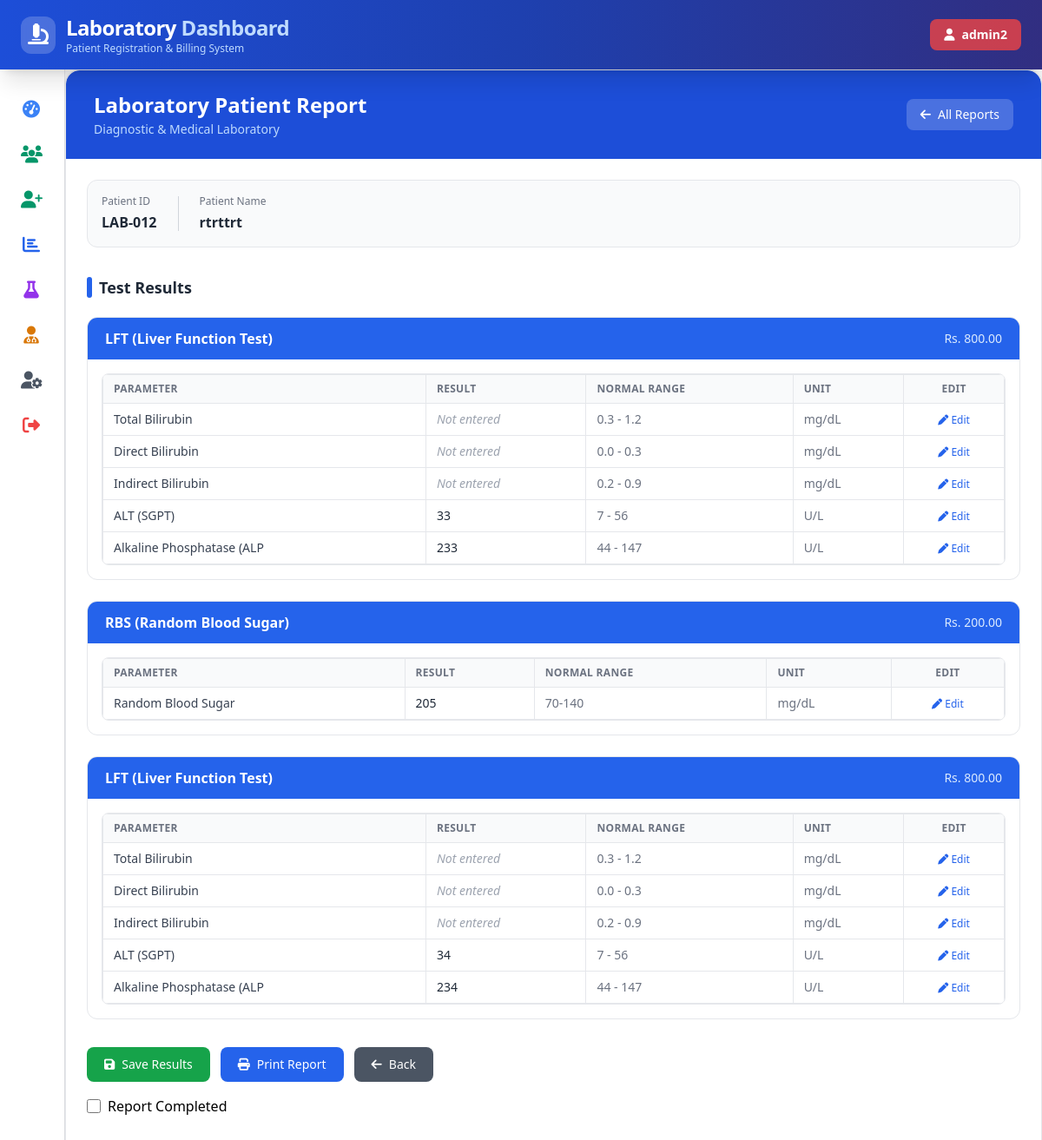
The page /pages/add_test_result.php?id=12 (signed in) on the database its author committed.
### tables this page shows
CREATE TABLE `patients` (
  `id` int(11) NOT NULL,
  `patient_name` varchar(100) NOT NULL,
  `age` varchar(30) NOT NULL,
  `gender` varchar(10) NOT NULL,
  `doctor_reference` varchar(100) NOT NULL,
  `phone` varchar(20) NOT NULL,
  `subtotal` decimal(10,2) NOT NULL,
  `discount` decimal(10,2) NOT NULL,
  `grand_total` decimal(10,2) NOT NULL,
  `created_at` timestamp NOT NULL DEFAULT current_timestamp(),
  `invoice_no` varchar(50) DEFAULT NULL
);

CREATE TABLE `patient_tests` (
  `id` int(11) NOT NULL,
  `patient_id` int(11) NOT NULL,
  `test_name` varchar(255) NOT NULL,
  `test_price` decimal(10,2) NOT NULL DEFAULT 0.00,
  `created_at` timestamp NOT NULL DEFAULT current_timestamp()
);

CREATE TABLE `parameters` (
  `id` int(11) NOT NULL,
  `test_id` int(11) DEFAULT NULL,
  `parameter_name` varchar(100) DEFAULT NULL,
  `normal_range` varchar(100) DEFAULT NULL,
  `unit` varchar(50) DEFAULT NULL
);

CREATE TABLE `patient_test_results` (
  `id` int(11) NOT NULL,
  `patient_id` int(11) NOT NULL,
  `patient_test_id` int(11) NOT NULL DEFAULT 0,
  `parameter_id` int(11) NOT NULL,
  `result_value` varchar(100) NOT NULL,
  `created_at` timestamp NOT NULL DEFAULT current_timestamp()
);

### pages/add_test_result.php (the view, shortened to what this page needs)
<?php
include '../config.php';
include 'header.php';
include 'sidebar.php';
$id = isset($_GET['id']) ? (int)$_GET['id'] : 0;
$patientQuery = mysqli_query($conn, "SELECT * FROM patients WHERE id='$id'");
$patient = mysqli_fetch_assoc($patientQuery);
$tests = mysqli_query($conn, "SELECT * FROM patient_tests WHERE patient_id='$id'");
$allTests = [];
while ($t = mysqli_fetch_assoc($tests)) {
    $allTests[] = $t;
}
?>
<!DOCTYPE html>
<html lang="en">
<head>
    <script src="https://cdn.tailwindcss.com"></script>
    <link rel="stylesheet" href="https://cdnjs.cloudflare.com/ajax/libs/font-awesome/6.5.1/css/all.min.css" />
</head>
<body class="bg-gray-100 min-h-screen py-8">
    <div class="w-full max-w-6xl mx-auto overflow-y-auto print-container bg-white rounded-2xl shadow border border-gray-200">
        <div class="bg-blue-700 text-white px-8 py-6 rounded-t-2xl flex justify-between items-center flex-wrap gap-3">
            <div>
                <h1 class="text-2xl font-bold">Laboratory Patient Report</h1>
                <p class="text-blue-200 text-sm mt-0.5">Diagnostic & Medical Laboratory</p>
            </div>
            <a href="reports.php"
                class="no-print bg-white/20 hover:bg-white/30 text-white text-sm px-4 py-2 rounded-lg flex items-center gap-2 transition">
                <i class="fas fa-arrow-left"></i> All Reports
            </a>
        </div>
        <div class="p-6">
            <form method="POST" action="add_test_result.php?id=<?= $id ?>">
                <div class="flex items-center gap-6 mb-8 bg-gray-50 border rounded-xl p-4">
                    <div>
                        <p class="text-xs text-gray-500 mb-1">Patient ID</p>
                        <p class="font-bold text-gray-800"><?= 'LAB-' . str_pad($patient['id'], 3, '0', STR_PAD_LEFT) ?></p>
                    </div>
                    <div>
                        <p class="text-xs text-gray-500 mb-1">Patient Name</p>
                        <p class="font-bold text-gray-800"><?= htmlspecialchars($patient['patient_name']) ?></p>
                    </div>
                </div>
                <div class="flex items-center gap-2 mb-5">
                    <div class="w-1.5 h-6 bg-blue-600 rounded-full"></div>
                    <h2 class="text-lg font-bold text-gray-800">Test Results</h2>
                </div>
                <?php foreach ($allTests as $testRow):
                    $pt_id      = (int)$testRow['id'];
                    $pt_name    = $testRow['test_name'];
                    $pt_price   = $testRow['test_price'];
                    $safe_name  = mysqli_real_escape_string($conn, $pt_name);
                    $testData   = mysqli_fetch_assoc(
                        mysqli_query($conn, "SELECT * FROM tests WHERE test_name='$safe_name'")
                    );
                ?>
                    <div class="border rounded-xl mb-6 overflow-hidden">
                        <div class="bg-blue-600 text-white px-5 py-3 flex justify-between items-center">
                            <span class="font-semibold"><?= htmlspecialchars($pt_name) ?></span>
                            <span class="text-blue-100 text-sm">Rs. <?= htmlspecialchars($pt_price) ?></span>
                        </div>
                        <div class="p-4">
                            <?php if ($testData): ?>
                                <?php
                                $test_id    = (int)$testData['id'];
                                $parameters = mysqli_query($conn, "SELECT * FROM parameters WHERE test_id='$test_id'");
                                $allParams = [];
                                while ($p = mysqli_fetch_assoc($parameters)) {
                                    $allParams[] = $p;
                                }
                                ?>
                                <?php if (count($allParams) > 0): ?>
                                    <div class="max-h-[400px] overflow-y-auto border border-gray-200 rounded-lg">
                                        <table class="w-full text-sm border-collapse">
                                            <thead>
                                                <tr class="bg-gray-50 text-gray-500 text-xs uppercase tracking-wide">
                                                    <th class="border border-gray-200 px-3 py-2 text-left">Parameter</th>
                                                    <th class="border border-gray-200 px-3 py-2 text-left">Result</th>
                                                    <th class="border border-gray-200 px-3 py-2 text-left">Normal Range</th>
                                                    <th class="border border-gray-200 px-3 py-2 text-left">Unit</th>
                                                    <th class="border border-gray-200 px-3 py-2 text-center no-print">Edit</th>
                                                </tr>
                                            </thead>
                                            <tbody>
                                                <?php foreach ($allParams as $param):
                                                    $param_id  = (int)$param['id'];
                                                    $row_uid   = 'row-' . $pt_id . '-' . $param_id;
                                                    $resQuery  = mysqli_query($conn, "
                                            SELECT result_value FROM patient_test_results
                                            WHERE patient_id='$id'
                                            AND patient_test_id='$pt_id'
                                            AND parameter_id='$param_id'
                                            LIMIT 1
                                        ");
                                                    $resRow    = $resQuery ? mysqli_fetch_assoc($resQuery) : null;
                                                    $val       = $resRow['result_value'] ?? '';
                                                ?>
                                                    <tr class="editable-row hover:bg-gray-50" id="<?= $row_uid ?>">
                                                        <td class="border border-gray-200 px-3 py-2 font-medium text-gray-700">
                                                            <?= htmlspecialchars($param['parameter_name']) ?>
                                                        </td>
                                                        <td class="border border-gray-200 px-3 py-2">
                                                            <span class="view-mode <?= $val ? 'text-gray-800 font-medium' : 'text-gray-400 italic' ?>">
                                                                <?= $val ? htmlspecialchars($val) : 'Not entered' ?>
                                                            </span>
                                                        </td>
                                                        <td class="border border-gray-200 px-3 py-2 text-gray-500">
                                                            <?= htmlspecialchars($param['normal_range']) ?>
                                                        </td>
                                                        <td class="border border-gray-200 px-3 py-2 text-gray-500">
                                                            <?= htmlspecialchars($param['unit']) ?>
                                                        </td>
                                                        <td class="border border-gray-200 px-3 py-2 text-center no-print">
                                                            <button type="button" onclick="toggleEdit('<?= $row_uid ?>')"
                                                                class="edit-btn text-blue-600 hover:text-blue-800 text-xs font-medium">
                                                                <i class="fas fa-pen"></i> Edit
                                                            </button>
                                                        </td>
                                                    </tr>
                                                <?php endforeach; ?>
                                            </tbody>
                                        </table>
                                    </div>
                                <?php else: ?>
                                    <p class="text-gray-400 text-sm py-2">No parameters found for this test.</p>
                                <?php endif; ?>
                            <?php else: ?>
                                <p class="text-gray-400 text-sm py-2">Test definition not found in database.</p>
                            <?php endif; ?>
                        </div>
                    </div>
                <?php endforeach; ?>
                <div class="flex flex-wrap gap-3 mt-8 no-print">
                    <button type="submit" name="save_results"
                        class="bg-green-600 hover:bg-green-700 text-white px-5 py-2.5 rounded-lg text-sm flex items-center gap-2 transition">
                        <i class="fas fa-save"></i> Save Results
                    </button>
                    <button type="button" onclick="window.print()"
                        class="bg-blue-600 hover:bg-blue-700 text-white px-5 py-2.5 rounded-lg text-sm flex items-center gap-2 transition">
                        <i class="fas fa-print"></i> Print Report
                    </button>
                    <a href="reports.php"
                        class="bg-gray-600 hover:bg-gray-700 text-white px-5 py-2.5 rounded-lg text-sm flex items-center gap-2 transition">
                        <i class="fas fa-arrow-left"></i> Back
                    </a>
                </div>
                <div class="mt-4">
                    <label class="flex items-center gap-2">
                        <input type="checkbox"
                            name="report_completed"
                            value="1"
                            class="w-4 h-4">
                        <span>Report Completed</span>
                    </label>
                </div>
            </form>
        </div>
    </div>
    </div>
    <?php include 'footer.php'; ?>

### pages/add_test_result.php (style rules this page uses)
.view-mode { display: block; }

### rows shown on the page
patients: id "012", patient_name "rtrttrt"
patient_tests: test_name "LFT (Liver Function Test)", test_price "800.00"
parameters: parameter_name "Total Bilirubin", shows "Not entered", normal_range "0.3 - 1.2", unit "mg/dL"
parameters: parameter_name "Direct Bilirubin", shows "Not entered", normal_range "0.0 - 0.3", unit "mg/dL"
parameters: parameter_name "Indirect Bilirubin", shows "Not entered", normal_range "0.2 - 0.9", unit "mg/dL"
parameters: parameter_name "ALT (SGPT)", patient_test_results.result_value "33", normal_range "7 - 56", unit "U/L", patient_test_results.result_value "34"
parameters: parameter_name "Alkaline Phosphatase (ALP", patient_test_results.result_value "233", normal_range "44 - 147", unit "U/L", patient_test_results.result_value "234"
patient_tests: test_name "RBS (Random Blood Sugar)", test_price "200.00"
parameters: parameter_name "Random Blood Sugar", patient_test_results.result_value "205", normal_range "70-140", unit "mg/dL"
patient_tests: test_name "LFT (Liver Function Test)", test_price "800.00"

### other values the page prints
$_SESSION['admin'] "admin2"
